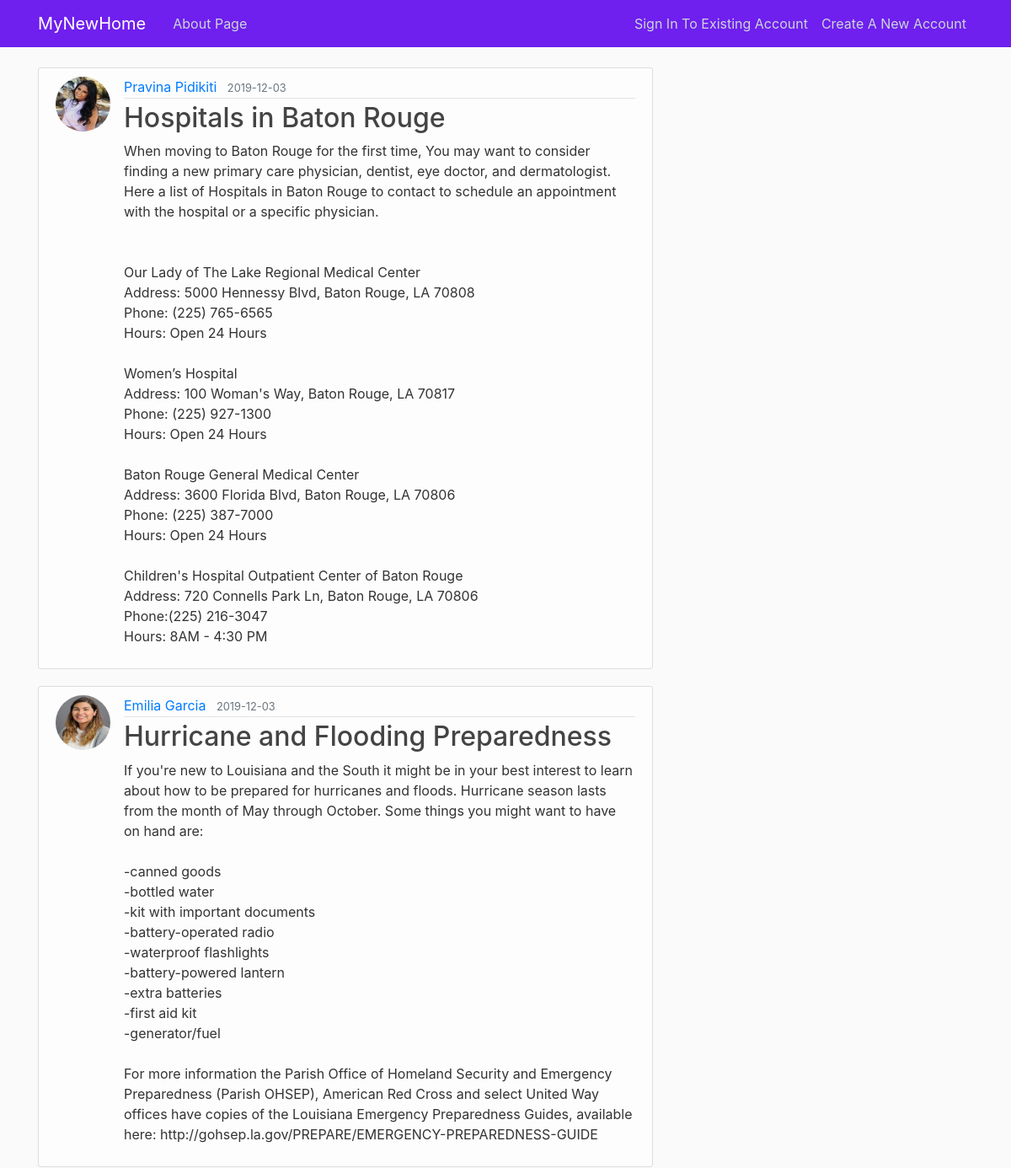
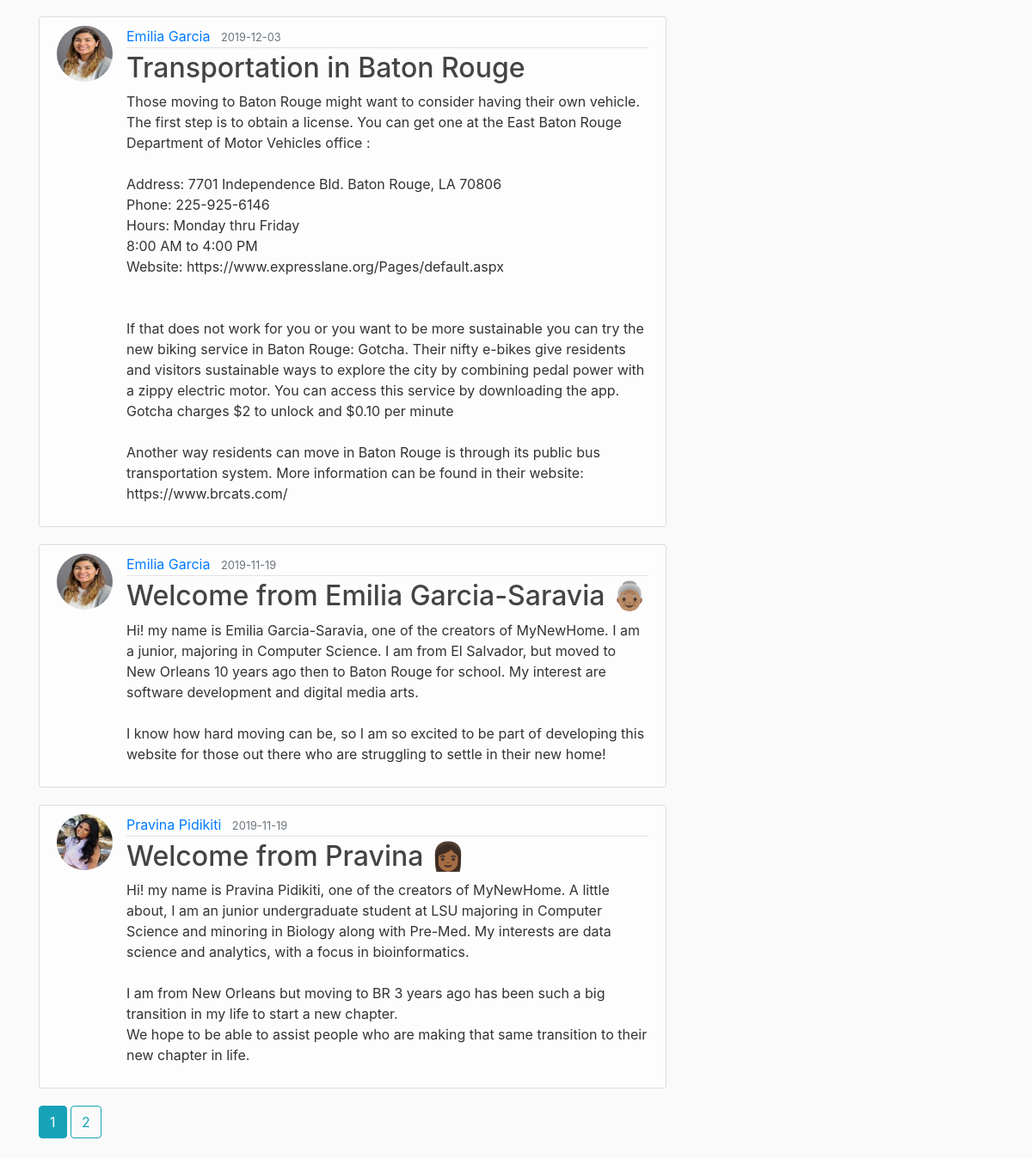
The page /home on the database its author committed (2 pictures, top to bottom).
### src/models.py (models this page shows, shortened)
class Post(db.Model):
    id = db.Column(db.Integer, primary_key=True)
    title = db.Column(db.String(100), nullable=False)
    date_posted = db.Column(db.DateTime, nullable=False,
                            default=datetime.utcnow)
    content = db.Column(db.Text, nullable=False)
    user_id = db.Column(db.Integer, db.ForeignKey('user.id'), nullable=False)

class User(db.Model, UserMixin):
    id = db.Column(db.Integer, primary_key=True)
    username = db.Column(db.String(20), unique=True, nullable=False)
    email = db.Column(db.String(120), unique=True, nullable=False)
    image_file = db.Column(db.String(20), nullable=False,
                           default='default.jpg')
    password = db.Column(db.String(60), nullable=False)
    posts = db.relationship('Post', backref='author', lazy=True)

### src/main/routes.py (the view)
@main.route("/")
@main.route("/home")
def home():
    page = request.args.get('page', 1, type=int)
    posts = Post.query.order_by(Post.date_posted.desc()).paginate(page=page, per_page=5)
    return render_template('home.html', posts=posts)

### src/templates/home.html
{% extends "layout.html" %}
{% block content %}
    {% for post in posts.items %}
        <article class="media content-section">
          <img class="rounded-circle article-img" src="{{ url_for('static', filename='profile_pics/' + post.author.image_file) }}">
          <div class="media-body">
            <div class="article-metadata">
              <a class="mr-2" href="{{ url_for('users.user_posts', username=post.author.username) }}">{{ post.author.username }}</a>
              <small class="text-muted">{{ post.date_posted.strftime('%Y-%m-%d') }}</small>
            </div>
            <h2><a class="article-title" href="{{ url_for('posts.post', post_id=post.id) }}">{{ post.title }}</a></h2>
            <p class="article-content">{{ post.content }}</p>
          </div>
        </article>
    {% endfor %}
    {% for page_num in posts.iter_pages(left_edge=1, right_edge=1, left_current=1, right_current=2) %}
      {% if page_num %}
        {% if posts.page == page_num %}
          <a class="btn btn-info mb-4" href="{{ url_for('main.home', page=page_num) }}">{{ page_num }}</a>
        {% else %}
          <a class="btn btn-outline-info mb-4" href="{{ url_for('main.home', page=page_num) }}">{{ page_num }}</a>
        {% endif %}
      {% else %}
        ...
      {% endif %}
    {% endfor %}
{% endblock content %}

### src/static/main.css (style rules this page uses)
body { background: #fafafa; color: #333333; margin-top: 5rem; }
h1, h2, h3, h4, h5, h6 { color: #444444; }
.content-section { background: #ffffffa6; padding: 10px 20px; border: 1px solid #dddddd; border-radius: 3px; margin-bottom: 20px; }
.article-title { color: #444444; }
.article-content { white-space: pre-line; }
.article-img { height: 65px; width: 65px; margin-right: 16px; }
.article-metadata { padding-bottom: 1px; margin-bottom: 4px; border-bottom: 1px solid #e3e3e3 }

### rows shown on the page
Post: image_file (picture), author.username "Pravina Pidikiti", date_posted "2019-12-03", title "Hospitals in Baton Rouge", content "When moving to Baton Rouge for the first time, You may want to consider finding a new primary care physician, dentist, eye doctor, and dermatologist. Here a list of Hospitals in Baton Rouge to contact to schedule an appointment with the hospital or a specific physician. Our Lady of The Lake Regional Medical Center Address: 5000 Hennessy Blvd, Baton Rouge, LA 70808 Phone: (225) 765-6565 Hours: Open 24 Hours Women’s Hospital Address: 100 Woman's Way, Baton Rouge, LA 70817 Phone: (225) 927-1300 Hours: Open 24 Hours Baton Rouge General Medical Center Address: 3600 Florida Blvd, Baton Rouge, LA 70806 Phone: (225) 387-7000 Hours: Open 24 Hours Children's Hospital Outpatient Center of Baton Rouge…"
Post: image_file (picture), author.username "Emilia Garcia", date_posted "2019-12-03", title "Hurricane and Flooding Preparedness", content "If you're new to Louisiana and the South it might be in your best interest to learn about how to be prepared for hurricanes and floods. Hurricane season lasts from the month of May through October. Some things you might want to have on hand are: -canned goods -bottled water -kit with important documents -battery-operated radio -waterproof flashlights -battery-powered lantern -extra batteries -first aid kit -generator/fuel For more information the Parish Office of Homeland Security and Emergency Preparedness (Parish OHSEP), American Red Cross and select United Way offices have copies of the Louisiana Emergency Preparedness Guides, available here:…"
Post: image_file (picture), author.username "Emilia Garcia", date_posted "2019-12-03", title "Transportation in Baton Rouge", content "Those moving to Baton Rouge might want to consider having their own vehicle. The first step is to obtain a license. You can get one at the East Baton Rouge Department of Motor Vehicles office : Address: 7701 Independence Bld. Baton Rouge, LA 70806 Phone: 225-925-6146 Hours: Monday thru Friday 8:00 AM to 4:00 PM Website: https://www.expresslane.org/Pages/default.aspx If that does not work for you or you want to be more sustainable you can try the new biking service in Baton Rouge: Gotcha. Their nifty e-bikes give residents and visitors sustainable ways to explore the city by combining pedal power with a zippy electric motor. You can access this service by downloading the app. Gotcha charges…"
Post: image_file (picture), author.username "Emilia Garcia", date_posted "2019-11-19", title "Welcome from Emilia Garcia-Saravia 👵🏽", content "Hi! my name is Emilia Garcia-Saravia, one of the creators of MyNewHome. I am a junior, majoring in Computer Science. I am from El Salvador, but moved to New Orleans 10 years ago then to Baton Rouge for school. My interest are software development and digital media arts. I know how hard moving can be, so I am so excited to be part of developing this website for those out there who are struggling to settle in their new home!"
Post: image_file (picture), author.username "Pravina Pidikiti", date_posted "2019-11-19", title "Welcome from Pravina 👩🏾", content "Hi! my name is Pravina Pidikiti, one of the creators of MyNewHome. A little about, I am an junior undergraduate student at LSU majoring in Computer Science and minoring in Biology along with Pre-Med. My interests are data science and analytics, with a focus in bioinformatics. I am from New Orleans but moving to BR 3 years ago has been such a big transition in my life to start a new chapter. We hope to be able to assist people who are making that same transition to their new chapter in life."

### other values the page prints
{{ page_num }} "1"
{{ page_num }} "2"
